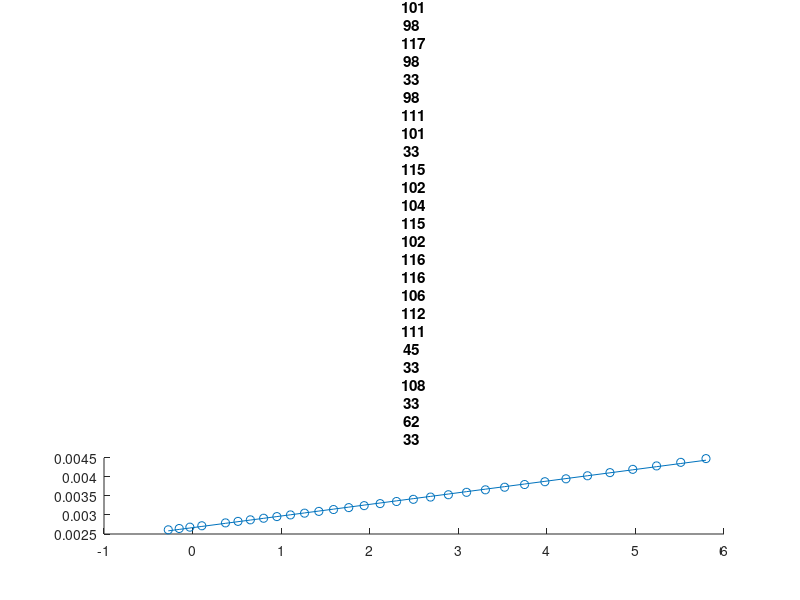
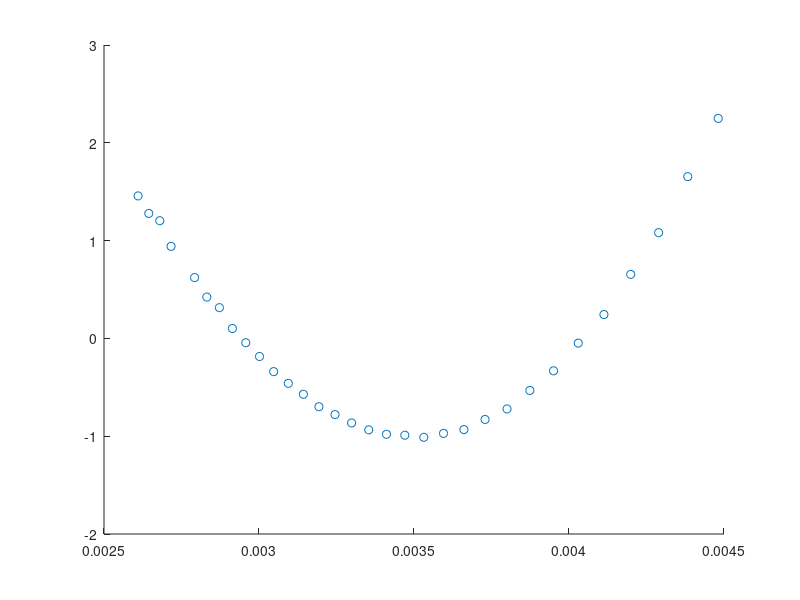

These charts were generated, in order, by the following MATLAB code: (Note: this script raises an error after producing the figures.)
clc;
clear;

data = [1 0.76 110; 2 0.86 105; 3 0.97 100; 4 1.11 95; 5 1.45 85; 6 1.67 80; 7 1.92 75 ...
; 8 2.23 70 ;9 2.59 65; 10 3.02 60; 11 3.54 55; 12 4.16 50; 13 4.91 45; 14 5.83 40; 15 6.94 35 ...
; 16 8.31 30; 17 10.00 25; 18 12.09 20; 19 14.68 15; 20 17.96 10; 21 22.05 5; 22 27.28 0 ;23 33.89 -5 ...
; 24 42.45 -10; 25 53.39 -15; 26 67.74 -20; 27 86.39 -25; 28 111.30 -30; 29 144.00 -35; 30 188.40 -40 ...
; 31 247.50 -45; 32 329.20 -50];

k = 5;
R2 = zeros(k+1,1);
adjustedR2 = zeros(k+1,1);
maxAdjR2 = zeros(2,1);

resistance = data(:,2);
temperature = data(:,3) + 273.15;

X = log(resistance);
Y = 1./temperature;

% A

% Functions
r2 = @(ypred,y) 1-sum((ypred-y).^2)/sum((y-mean(y)).^2);
adjR2 = @(ypred,y,n,k) ( 1 - (n-1)/(n-1-k)*sum((ypred-y).^2)/sum((y-mean(y)).^2) );
rmse = @(residuals, n, dof) ( sqrt( 1/(n-dof) * sum(residuals.^2) ));

for i=1:5
    b = polyfit(X,Y,i);
    yPrediction = polyval(b,X);
    
    R2(i) = r2(yPrediction, Y);
    adjustedR2(i) = adjR2(yPrediction, Y, length(Y), i);
    if(adjustedR2(i) > maxAdjR2(1))
        maxAdjR2(1) = adjustedR2(i);
        maxAdjR2(2) = i;
    end
    
    %Plot data and regression
    figure();
    scatter(X,Y);
    hold on;
    plot(X,yPrediction);
    title("data and regression, k = "+ i);
    
    %diagnostic plot
    residuals = Y - yPrediction;
    se = sqrt( 1/(length(X)-k-1) * (sum(residuals.^2)));
    figure();
    scatter(Y,residuals./se);
    hold on;
    yline(2, 'r');
    yline(0, 'g');
    yline(-2, 'b');
    title("Diagnostic plot, k = " + i);
    xlabel("1/T");
    ylabel("Standardised Error");
end